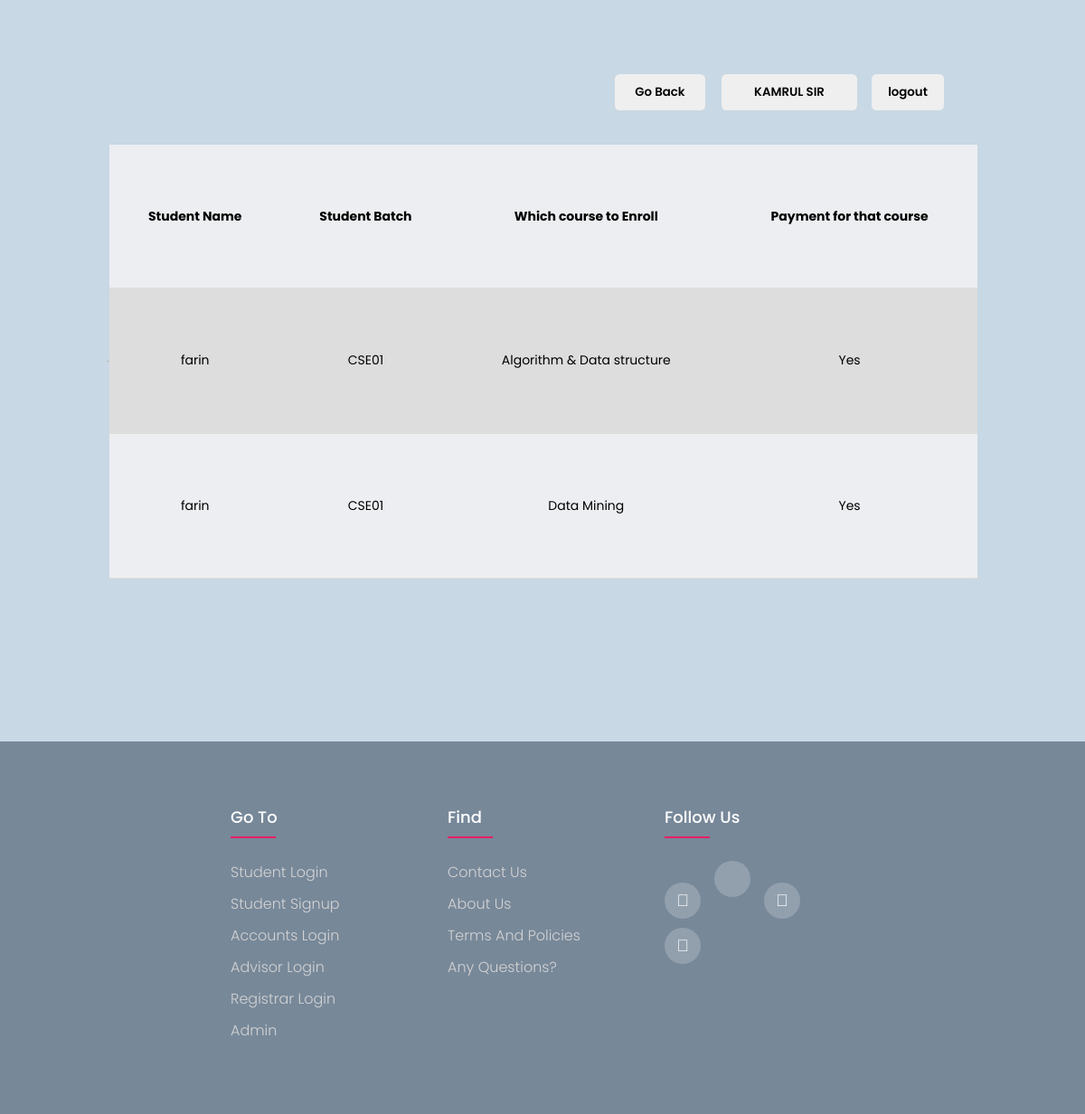
The app's page /account/check_accounts.php (signed in) with its own data.
### tables this page shows
CREATE TABLE `payment` (
  `id` int(11) NOT NULL,
  `student_name` varchar(255) NOT NULL,
  `payment_course` varchar(255) NOT NULL,
  `payment_complete` int(11) DEFAULT NULL
);

CREATE TABLE `students` (
  `id` int(11) NOT NULL,
  `full_name` varchar(255) NOT NULL,
  `username` varchar(255) NOT NULL,
  `batch` varchar(255) NOT NULL,
  `student_id` int(30) NOT NULL,
  `email` varchar(255) NOT NULL,
  `password` varchar(255) NOT NULL,
  `advisor` varchar(255) DEFAULT NULL,
  `credits` int(11) NOT NULL
);

### account/check_accounts.php (the view, shortened to what this page needs)
<?php
include "../includes/header.php";
include "../includes/db.php";
?>
<?php
$datasql = "SELECT p.*,s.*
FROM payment p
JOIN students s ON p.student_name = s.username";
$dataresult = mysqli_query($mysqli, $datasql) or die(mysqli_error($mysqli));
?>
<div class="container">
    <div class="btn-section">
        <div class="username-btn">
            <button style="min-width:150px !important">
                <?= $_SESSION['username'] ?>
            </button>
        </div>
        <a href="../index.php">
            <div class="logout-btn"><button>logout</button></div>
        </a>
        <a href="/course/account/account_feed.php">
            <div class="adv-btn">
                <button style="right:35vw !important">Go Back</button>
            </div>
        </a>
    </div>
    <hr>
    <?php if (mysqli_num_rows($dataresult) > 0) { ?>
        <table class="table" id="myTable" data-filter-control="true" data-show-search-clear-button="true">
            <tr>
                <th>Student Name</th>
                <th>Student Batch</th>
                <th>Which course to Enroll</th>
                <th>Payment for that course</th>
            </tr>
            <?php while ($data = mysqli_fetch_assoc($dataresult)) {
                if ($data['payment_complete'] == 1) {
                    $complete = "Yes";
                } else if ($data['payment_complete'] == 0) {
                    $complete = "No";
                }
                ?>
                <tr>
                    <td>
                        <?= $data['student_name'] ?>
                    </td>
                    <td>
                        <?= $data['batch'] ?>
                    </td>
                    <td>
                        <?= $data['payment_course'] ?>
                    </td>
                    <td>
                        <?= $complete ?>
                    </td>
                </tr>
            <?php }
    } else { ?>
            <h1>No new applies right now</h1>
        <?php } ?>
    </table>
</div>
<?php
include "../includes/footer.php";
?>

### css/style.css (style rules this page uses)
* { margin: 0; padding: 0; box-sizing: border-box; max-width: 100%; font-family: "Poppins", sans-serif !important; }
body { background: #c8d8e4; }
.container { min-height: 100vh; margin: 0 auto; position: relative; background: #c8d8e4; display: flex; justify-content: center; align-items: center; }
table { height: 60vh; width: 80%; border-collapse: collapse; }
th, td { border-bottom: 1px solid #dddddd; padding: 10px 20px; font-size: 14px; text-align: center; }
tr:nth-child(even) { background-color: #dddddd; }
tr:nth-child(odd) { background-color: #edeef1; }
.logout-btn button { width: 80px; border: none; outline: none; height: 40px; border-radius: 0.3rem; font-weight: 600; margin: 10px 0; cursor: pointer; transition: 0.2s; position: absolute; top: 6vw; right: 13vw; z-index: 1000; }
.adv-btn button { width: 100px; border: none; outline: none; height: 40px; border-radius: 0.3rem; font-weight: 600; margin: 10px 0; cursor: pointer; transition: 0.2s; position: absolute; top: 6vw; right: 30vw; z-index: 1000; }
.username-btn button { min-width: 80px; border: none; outline: none; height: 40px; border-radius: 0.3rem; font-weight: 600; margin: 10px 0; cursor: pointer; transition: 0.2s; position: absolute; right: 21vw; top: 6vw; z-index: 1000; }
@media (min-width: 765px) and (max-width: 1200px) { html { font-size: 18px; } }

### records on screen
payment: student_name "farin", students.batch "CSE01", payment_course "Algorithm & Data structure", payment_complete "Yes"
payment: student_name "farin", students.batch "CSE01", payment_course "Data Mining", payment_complete "Yes"

### other values on screen
$_SESSION['username'] "KAMRUL SIR"
